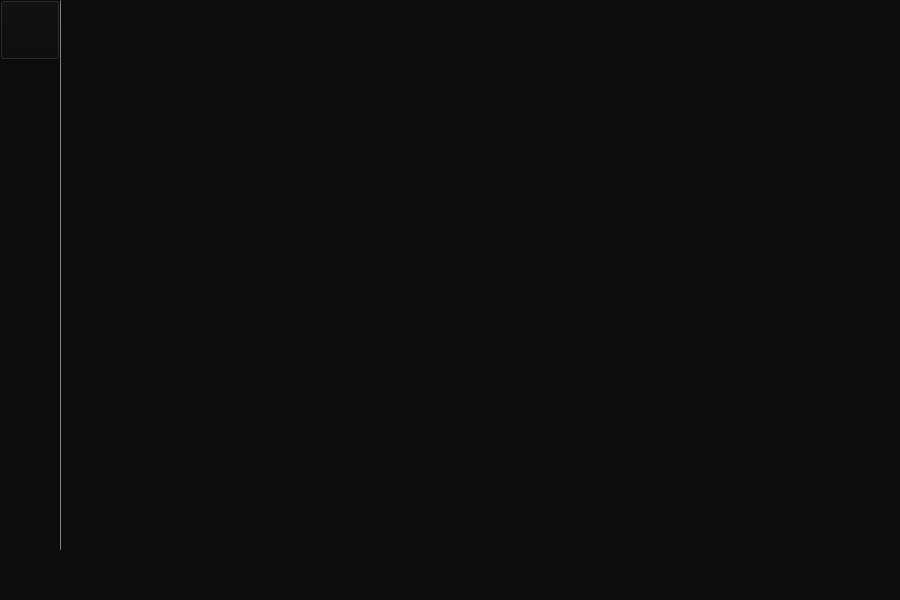
<?xml version="1.0" encoding="UTF-8"?>
<ui version="4.0">
 <class>principal_garrotero</class>
 <widget class="QMainWindow" name="principal_garrotero">
  <property name="geometry">
   <rect>
    <x>0</x>
    <y>0</y>
    <width>900</width>
    <height>600</height>
   </rect>
  </property>
  <property name="windowTitle">
   <string>MainWindow</string>
  </property>
  <property name="styleSheet">
   <string notr="true">background-color: #0c0c0c;</string>
  </property>
  <widget class="QWidget" name="centralwidget">
   <widget class="QStackedWidget" name="stackedWidget">
    <property name="geometry">
     <rect>
      <x>70</x>
      <y>0</y>
      <width>821</width>
      <height>551</height>
     </rect>
    </property>
    <property name="currentIndex">
     <number>0</number>
    </property>
    <widget class="QWidget" name="page"/>
    <widget class="QWidget" name="page_2"/>
   </widget>
   <widget class="Line" name="line">
    <property name="geometry">
     <rect>
      <x>60</x>
      <y>0</y>
      <width>1</width>
      <height>550</height>
     </rect>
    </property>
    <property name="styleSheet">
     <string notr="true">background-color:#707070;</string>
    </property>
    <property name="orientation">
     <enum>Qt::Vertical</enum>
    </property>
   </widget>
   <widget class="QPushButton" name="mesas">
    <property name="enabled">
     <bool>true</bool>
    </property>
    <property name="geometry">
     <rect>
      <x>0</x>
      <y>0</y>
      <width>60</width>
      <height>60</height>
     </rect>
    </property>
    <property name="minimumSize">
     <size>
      <width>60</width>
      <height>60</height>
     </size>
    </property>
    <property name="maximumSize">
     <size>
      <width>60</width>
      <height>60</height>
     </size>
    </property>
    <property name="cursor">
     <cursorShape>OpenHandCursor</cursorShape>
    </property>
    <property name="styleSheet">
     <string notr="true">
QPushButton:hover {
	background-color:#C92531;
}
</string>
    </property>
    <property name="text">
     <string/>
    </property>
    <property name="icon">
     <iconset>
      <normaloff>../../../../../../../Imagenes tamaño pequeño/dining-table.png</normaloff>../../../../../../../Imagenes tamaño pequeño/dining-table.png</iconset>
    </property>
    <property name="iconSize">
     <size>
      <width>40</width>
      <height>40</height>
     </size>
    </property>
   </widget>
  </widget>
  <widget class="QMenuBar" name="menubar">
   <property name="geometry">
    <rect>
     <x>0</x>
     <y>0</y>
     <width>900</width>
     <height>21</height>
    </rect>
   </property>
  </widget>
  <widget class="QStatusBar" name="statusbar"/>
 </widget>
 <resources/>
 <connections/>
</ui>
